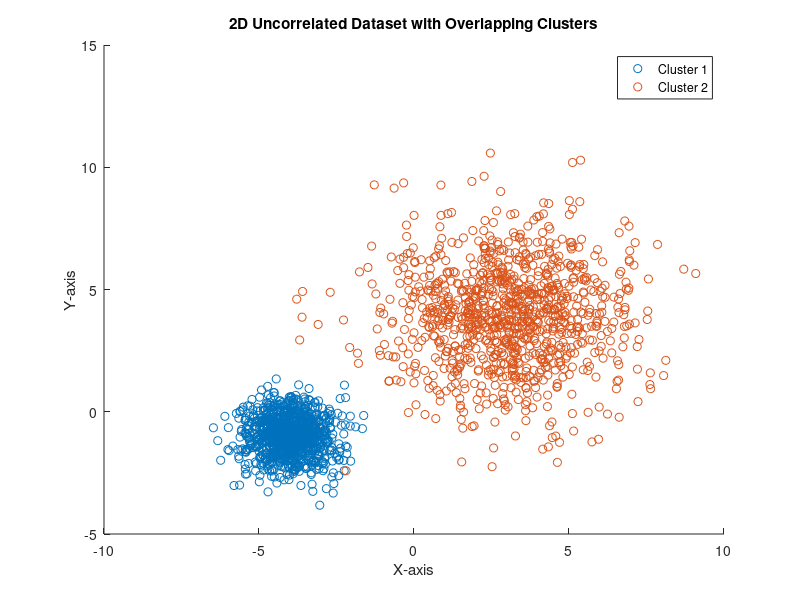

This chart was generated by the following MATLAB code:
% Filename: generate_and_plot_dataset.m

% Initialize random number generator for reproducibility
rng(0);

% Step 1: Generate Dataset
% Cluster 1
mean1 = [-4, -1];
std_dev1 = 0.75;
cluster1 = std_dev1 * randn(1000, 2) + mean1;

% Cluster 2
mean2 = [3, 4];
std_dev2 = 2.0;
cluster2 = std_dev2 * randn(1000, 2) + mean2;

% Plot the clusters
figure;
scatter(cluster1(:,1), cluster1(:,2), 'r.');
hold on;
scatter(cluster2(:,1), cluster2(:,2), 'b.');
title('2D Uncorrelated Dataset with Overlapping Clusters');
xlabel('X-axis');
ylabel('Y-axis');
legend('Cluster 1', 'Cluster 2');
hold off;
